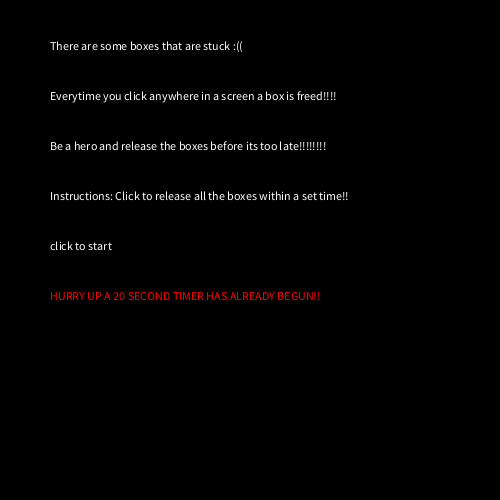
Frame 1 (no input)
Frame 60 (the mouse pressed at the canvas centre just before this capture): identical to frame 1, image omitted
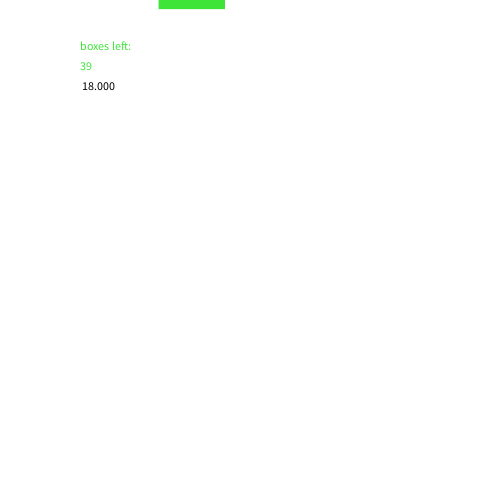
Frame 120 (the mouse held since frame 60 and released just before this capture)

The Processing sketch that drew these frames (run headless with seeded random() and noise(); from frame 60 on, the mouse is pressed at the canvas centre):

// Processing sketch: OOPassignment
// ── OOPassignment.pde
//Alyazia Alremeithi

/* this is a game where you have to click fast enough
 to release all the squares within a set time limit! */

//game screen and game guide: https://www.toptal.com/game/ultimate-guide-to-processing-simple-game
//OOP Tutorial: https://www.youtube.com/watch?v=YcbcfkLzgvs&t=2s

int numOfSquares = 40; //Number of total squares in the game
Square [] squares= new Square[numOfSquares]; //making the multiple squares
int release; //for counting the number of times clicked to release squares
int gameScreen = 0; //for the start screen, game screen and end screen
long duration = 20;
long duration2 = 20;
long startMillis;
long previousMillis = 0; 

void setup() {
  size(500, 500);
  // startMillis = millis();
  //making the squares random 1. size 2. color(RGB) 3. speed
  for (int i=0; i<numOfSquares; i++) {
    squares[i]= new Square(random(5, 100), random(0, 240), random(0, 240), random(0, 240), random(5, 10));
  }
}

//adds a number whenever the mouse is pressed
void mousePressed() {

  if (gameScreen==0) {
    gameScreen=1;
    gameScreen();
  }
  if (gameScreen ==1) {
    release ++;
  }
}

//Start Screen

void startScreen() {
  background(0);
  fill(255);
  text("There are some boxes that are stuck :((", 50,50);
  text("Everytime you click anywhere in a screen a box is freed!!!!", 50,100);
  text("Be a hero and release the boxes before its too late!!!!!!!!",50,150);
  text("Instructions: Click to release all the boxes within a set time!!", 50, 200);
  text("click to start", 50, 250);
  fill(255,0,0);
  text("HURRY UP A 20 SECOND TIMER HAS ALREADY BEGUN!!",50,300);
  }


//Game Screen


void gameScreen() {
  background(255);
  text("boxes left:",80,50);
  text((numOfSquares-release), 80, 70);
  //timer
  if (duration >0) {
    duration = duration2-(millis())/1000;
    fill(0);
    text(duration, 80, 90);
  }
  gameScreen = 1;
  if (release<numOfSquares) {
    for (int i=0; i<release; i++) {
      squares[i].ascend();
      squares[i].display();
    }
  } 
  if (duration == 0 || release == numOfSquares) {
    gameScreen = 2;
  }
}

//Game Over Screen
void gameOver() {
  fill(255);
  background(0);
  if (release >= numOfSquares) {
    text("congrats you won!", 100, 100);
  } else {
    text("Boo hoo! You lost", 100, 100);
  }
}

void draw() {

  //if the gamescreen is 0 it goes to the start screen, if its 1 it goes to the game and if its 2 it shows the game over
  if (gameScreen == 0) {
    startScreen();
  } else if (gameScreen ==1) {
    gameScreen();
  } else if (gameScreen == 2) {
    gameOver();
  }
}

// ── Square.pde
class Square {
  float x;
  float y;
  float size;
  float red;
  float green;
  float blue;
  float speed;

  Square(float tempD, float tempRed, float tempGreen, float tempBlue, float tempSpeed) {
    x=random(0,500);
    y=500;
    size = tempD;
    red = tempRed;
    green = tempGreen;
    blue = tempBlue;
    speed= tempSpeed;
  }

  void ascend() {
    y= y-speed;

  }
  void display() {

    noStroke();
    fill(red,green,blue);
    rect(x, y, size, size);
  }

}
